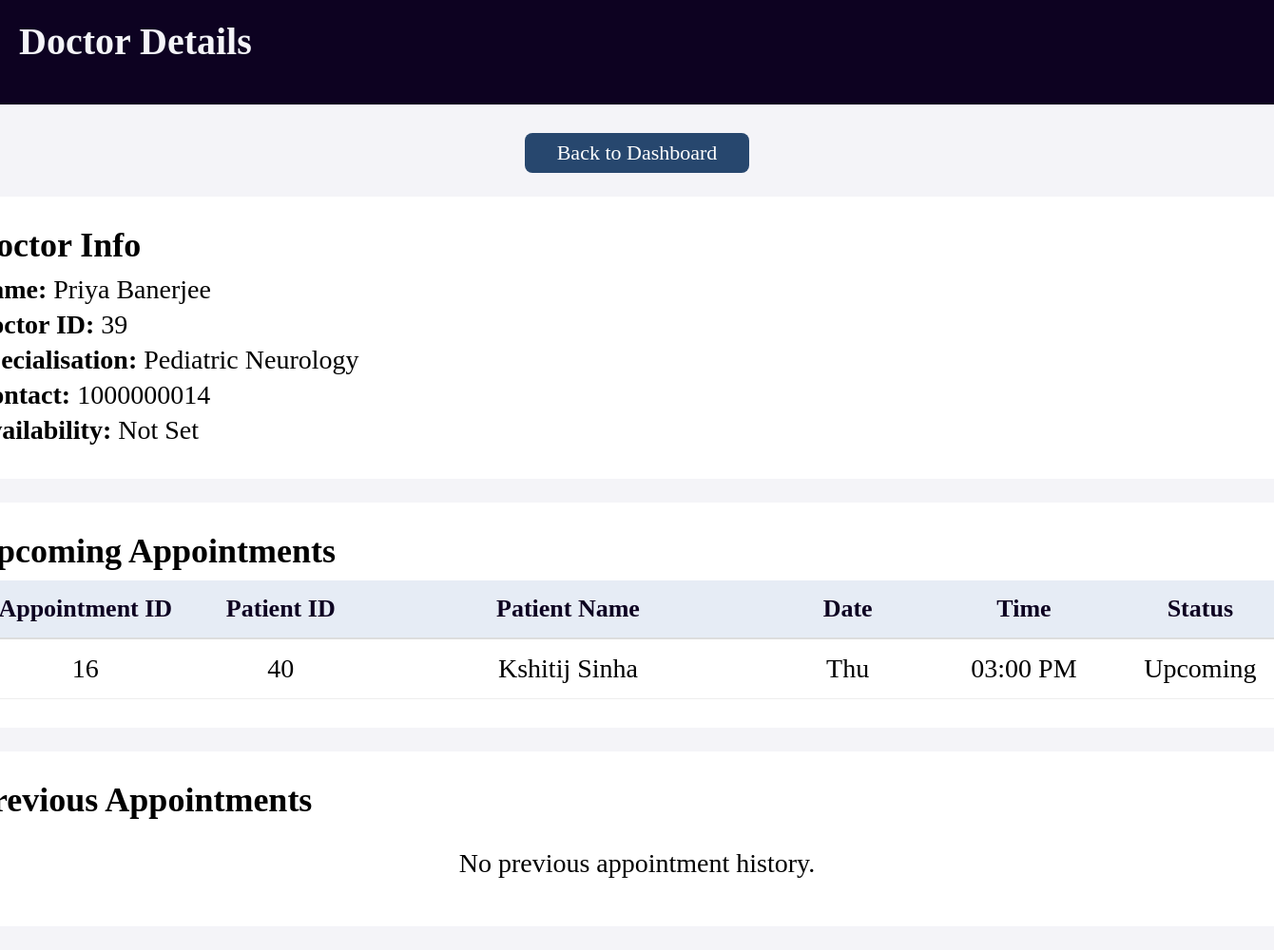
The page /admin/view/doctor/39 on the database its author committed.
### models.py (models this page shows)
class Doctor(db.Model):
    __tablename__ = "Doctor"
    doctor_ID = db.Column(db.Integer, primary_key=True, autoincrement=True, nullable=False)
    name = db.Column(db.String, nullable=False)
    specialisation = db.Column(db.String, nullable=False)
    availability = db.Column(db.String, nullable=False)
    password = db.Column(db.String, nullable=False)
    contact = db.Column(db.Integer, nullable=False)

class Appointment(db.Model):
    __tablename__ = "Appointment"
    appointment_ID = db.Column(db.Integer, primary_key=True, autoincrement=True, nullable=False)
    patient_ID = db.Column(db.Integer, nullable=False)
    doctor_ID = db.Column(db.Integer, nullable=False)
    date = db.Column(db.String, nullable=False)
    time = db.Column(db.String, nullable=False)
    status = db.Column(db.String, nullable=False)

### main.py (the view)
@app.route("/admin/view/doctor/<int:doctor_id>")
def admin_view_doctor(doctor_id):
    doctor = Doctor.query.get(doctor_id)
    appointments = Appointment.query.filter_by(doctor_ID=doctor_id).all()
    for a in appointments:
        patient = Patient.query.get(a.patient_ID)
        a.patient_name = patient.name if patient else "Unknown"
    return render_template("view_doctor.html", doctor=doctor, upcoming_appointments=[a for a in appointments if a.status == "Upcoming"], previous_appointments=[a for a in appointments if a.status in ["Completed", "Cancelled"]])

### TEMPLATES/view_doctor.html (shortened to what this page needs)
<!DOCTYPE html>
<html lang="en">
<head>
</head>
<body style="background-color: #f4f4f8;">
<header>Doctor Details</header>
<div id="container">
    <a href="/admin/dashboard" class="btn" style="margin-bottom:25px;">Back to Dashboard</a>
    <div id="card">
        <h2>Doctor Info</h2>
        <p><b>Name:</b> {{ doctor.name }}</p>
        <p><b>Doctor ID:</b> {{ doctor.doctor_ID }}</p>
        <p><b>Specialisation:</b> {{ doctor.specialisation }}</p>
        <p><b>Contact:</b> {{ doctor.contact }}</p>
        <p><b>Availability:</b> {{ doctor.availability or "Not Set" }}</p>
    </div>
    <div id="card">
        <h2>Upcoming Appointments</h2>
        <ul id="details" style="list-style-type:none;">
        {% if upcoming_appointments %}
            <li class="heading-row">
                <h4 style="width:260px;">Appointment ID</h4>
                <h4 style="width:250px;">Patient ID</h4>
                <h4 style="width:500px;">Patient Name</h4>
                <h4 style="width:230px;">Date</h4>
                <h4 style="width:230px;">Time</h4>
                <h4 style="width:230px;">Status</h4>
            </li>
            {% for a in upcoming_appointments %}
            <li class="row">
                <span style="width:260px; font-size:28px;">{{ a.appointment_ID }}</span>
                <span style="width:250px; font-size:28px;">{{ a.patient_ID }}</span>
                <span style="width:500px; font-size:28px;">{{ a.patient_name }}</span>
                <span style="width:230px; font-size:28px;">{{ a.date }}</span>
                <span style="width:230px; font-size:28px;">{{ a.time }}</span>
                <span style="width:230px; font-size:28px;">{{ a.status }}</span>
            </li>
            {% endfor %}
        {% else %}
            <li style="padding:20px; font-size:28px; text-align:center;">No upcoming appointments available.</li>
        {% endif %}
        </ul>
    </div>
    <div id="card">
        <h2>Previous Appointments</h2>
        <ul id="details" style="list-style-type:none;">
        {% if previous_appointments %}
            <li class="heading-row">
                <h4 style="width:260px;">Appointment ID</h4>
                <h4 style="width:250px;">Patient ID</h4>
                <h4 style="width:500px;">Patient Name</h4>
                <h4 style="width:230px;">Date</h4>
                <h4 style="width:230px;">Time</h4>
                <h4 style="width:230px;">Status</h4>
            </li>
            {% for a in previous_appointments %}
            <li class="row">
                <span style="width:260px; font-size:28px;">{{ a.appointment_ID }}</span>
                <span style="width:250px; font-size:28px;">{{ a.patient_ID }}</span>
                <span style="width:500px; font-size:28px;">{{ a.patient_name }}</span>
                <span style="width:230px; font-size:28px;">{{ a.date }}</span>
                <span style="width:230px; font-size:28px;">{{ a.time }}</span>
                <span style="width:230px; font-size:28px;">{{ a.status }}</span>
            </li>
            {% endfor %}
        {% else %}
            <li style="padding:20px; font-size:28px; text-align:center;">No previous appointment history.</li>
        {% endif %}
        </ul>
    </div>
</div>
</body>
</html>

### TEMPLATES/view_doctor.html (style rules this page uses)
* { margin: 0; padding: 0; }
header { background-color: #0D0221; color: #f4f4f8; height: 70px; font-size: 40px; padding: 20px; font-weight: 600; }
#container { display: flex; flex-direction: column; align-items: center; margin-top: 30px; }
#card { background-color: #ffffff; padding: 30px; width: 1400px; border-radius: 20px; margin-bottom: 25px; }
h2 { font-size: 36px; margin-bottom: 10px; }
p { font-size: 28px; margin-bottom: 5px; }
#details { display: flex; flex-direction: column; }
span { display: flex; justify-content: center; }
h4 { font-size: 26px; text-align: center; }
.btn { display:flex; align-items:center; justify-content:center; font-size:22px; padding:8px 18px; background-color:#27476e; color:white; border-radius:8px; width:200px; text-decoration:none; }
.heading-row { padding:15px; display:flex; justify-content:space-around; border-bottom:2px solid #ddd; background-color:#E6ECF5; font-size:26px; font-weight:600; color:#0D0221; }
.row { padding:15px; display:flex; justify-content:space-around; border-bottom:1px solid #eee; }

### rows shown on the page
Doctor: name "Priya Banerjee", doctor_ID "39", specialisation "Pediatric Neurology", contact "1000000014", availability "Not Set"
Appointment: appointment_ID "16", patient_ID "40", patient_name "Kshitij Sinha", date "Thu", time "03:00 PM", status "Upcoming"
